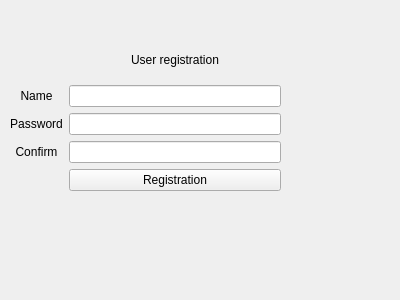
<?xml version="1.0" encoding="UTF-8"?>
<ui version="4.0">
 <class>reg_window</class>
 <widget class="QWidget" name="reg_window">
  <property name="geometry">
   <rect>
    <x>0</x>
    <y>0</y>
    <width>400</width>
    <height>300</height>
   </rect>
  </property>
  <property name="windowTitle">
   <string>Form</string>
  </property>
  <widget class="QWidget" name="gridLayoutWidget">
   <property name="geometry">
    <rect>
     <x>10</x>
     <y>40</y>
     <width>271</width>
     <height>151</height>
    </rect>
   </property>
   <layout class="QGridLayout" name="gridLayout">
    <item row="9" column="0">
     <widget class="QLabel" name="label_pass">
      <property name="text">
       <string>Password</string>
      </property>
      <property name="alignment">
       <set>Qt::AlignCenter</set>
      </property>
     </widget>
    </item>
    <item row="10" column="0">
     <widget class="QLabel" name="label_conf">
      <property name="text">
       <string>Confirm</string>
      </property>
      <property name="alignment">
       <set>Qt::AlignCenter</set>
      </property>
     </widget>
    </item>
    <item row="9" column="1">
     <widget class="QLineEdit" name="lineEdit_pass"/>
    </item>
    <item row="8" column="1">
     <widget class="QLineEdit" name="lineEdit_name"/>
    </item>
    <item row="10" column="1">
     <widget class="QLineEdit" name="lineEdit_conf"/>
    </item>
    <item row="11" column="1">
     <widget class="QPushButton" name="pushButton_reg">
      <property name="text">
       <string>Registration</string>
      </property>
     </widget>
    </item>
    <item row="8" column="0">
     <widget class="QLabel" name="label_name">
      <property name="text">
       <string>Name</string>
      </property>
      <property name="alignment">
       <set>Qt::AlignCenter</set>
      </property>
     </widget>
    </item>
    <item row="6" column="1">
     <widget class="QLabel" name="label_reg">
      <property name="text">
       <string>User registration</string>
      </property>
      <property name="alignment">
       <set>Qt::AlignCenter</set>
      </property>
     </widget>
    </item>
   </layout>
  </widget>
 </widget>
 <resources/>
 <connections/>
</ui>
